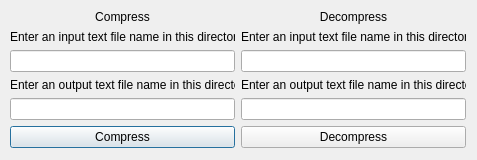
<?xml version="1.0" encoding="UTF-8"?>
<ui version="4.0">
 <class>huffman</class>
 <widget class="QDialog" name="huffman">
  <property name="geometry">
   <rect>
    <x>0</x>
    <y>0</y>
    <width>477</width>
    <height>160</height>
   </rect>
  </property>
  <property name="windowTitle">
   <string>Dialog</string>
  </property>
  <widget class="QWidget" name="horizontalLayoutWidget">
   <property name="geometry">
    <rect>
     <x>10</x>
     <y>10</y>
     <width>456</width>
     <height>138</height>
    </rect>
   </property>
   <layout class="QHBoxLayout" name="horizontalLayout">
    <item>
     <layout class="QVBoxLayout" name="verticalLayout">
      <item>
       <widget class="QLabel" name="CompressLabel">
        <property name="text">
         <string>Compress</string>
        </property>
        <property name="alignment">
         <set>Qt::AlignCenter</set>
        </property>
       </widget>
      </item>
      <item>
       <widget class="QLabel" name="InputComLabel">
        <property name="text">
         <string>Enter an input text file name in this directory</string>
        </property>
       </widget>
      </item>
      <item>
       <widget class="QLineEdit" name="InComEdit"/>
      </item>
      <item>
       <widget class="QLabel" name="OutputComLabel">
        <property name="text">
         <string>Enter an output text file name in this directory</string>
        </property>
       </widget>
      </item>
      <item>
       <widget class="QLineEdit" name="OutComEdit"/>
      </item>
      <item>
       <widget class="QPushButton" name="CompressButton">
        <property name="text">
         <string>Compress</string>
        </property>
       </widget>
      </item>
     </layout>
    </item>
    <item>
     <layout class="QVBoxLayout" name="verticalLayout_2">
      <item>
       <widget class="QLabel" name="DecompressLabel">
        <property name="text">
         <string>Decompress</string>
        </property>
        <property name="alignment">
         <set>Qt::AlignCenter</set>
        </property>
       </widget>
      </item>
      <item>
       <widget class="QLabel" name="InputDecomLabel">
        <property name="text">
         <string>Enter an input text file name in this directory</string>
        </property>
       </widget>
      </item>
      <item>
       <widget class="QLineEdit" name="InDecomEdit"/>
      </item>
      <item>
       <widget class="QLabel" name="OutDecomLabel">
        <property name="text">
         <string>Enter an output text file name in this directory</string>
        </property>
       </widget>
      </item>
      <item>
       <widget class="QLineEdit" name="OutDecomEdit"/>
      </item>
      <item>
       <widget class="QPushButton" name="DecompressButton">
        <property name="text">
         <string>Decompress</string>
        </property>
       </widget>
      </item>
     </layout>
    </item>
   </layout>
  </widget>
 </widget>
 <resources/>
 <connections/>
</ui>
